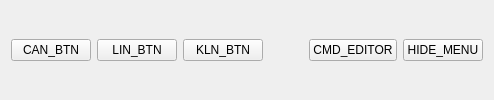
         <widget class="QWidget" name="actionMenu" native="true">
          <layout class="QHBoxLayout" name="horizontalLayout_17">
           <item>
            <widget class="QPushButton" name="btnBusCan">
             <property name="sizePolicy">
              <sizepolicy hsizetype="Preferred" vsizetype="Fixed">
               <horstretch>0</horstretch>
               <verstretch>0</verstretch>
              </sizepolicy>
             </property>
             <property name="cursor">
              <cursorShape>PointingHandCursor</cursorShape>
             </property>
             <property name="text">
              <string>CAN_BTN</string>
             </property>
             <property name="icon">
              <iconset>
               <normaloff>static/icons16/application-terminal.png</normaloff>static/icons16/application-terminal.png</iconset>
             </property>
            </widget>
           </item>
           <item>
            <widget class="QPushButton" name="btnBusLin">
             <property name="sizePolicy">
              <sizepolicy hsizetype="Preferred" vsizetype="Fixed">
               <horstretch>0</horstretch>
               <verstretch>0</verstretch>
              </sizepolicy>
             </property>
             <property name="cursor">
              <cursorShape>PointingHandCursor</cursorShape>
             </property>
             <property name="text">
              <string>LIN_BTN</string>
             </property>
            </widget>
           </item>
           <item>
            <widget class="QPushButton" name="btnBusKln">
             <property name="sizePolicy">
              <sizepolicy hsizetype="Preferred" vsizetype="Fixed">
               <horstretch>0</horstretch>
               <verstretch>0</verstretch>
              </sizepolicy>
             </property>
             <property name="cursor">
              <cursorShape>PointingHandCursor</cursorShape>
             </property>
             <property name="text">
              <string>KLN_BTN</string>
             </property>
            </widget>
           </item>
           <item>
            <spacer name="horizontalSpacer_12">
             <property name="orientation">
              <enum>Qt::Horizontal</enum>
             </property>
             <property name="sizeHint" stdset="0">
              <size>
               <width>40</width>
               <height>20</height>
              </size>
             </property>
            </spacer>
           </item>
           <item>
            <widget class="QPushButton" name="btnCmdEditor">
             <property name="cursor">
              <cursorShape>PointingHandCursor</cursorShape>
             </property>
             <property name="toolTip">
              <string>CMD_EDITOR_TOOLTIP</string>
             </property>
             <property name="text">
              <string>CMD_EDITOR</string>
             </property>
             <property name="cssClass" stdset="0">
              <string>btn-primary</string>
             </property>
            </widget>
           </item>
           <item>
            <widget class="QPushButton" name="btnShowRightMenu">
             <property name="toolTip">
              <string>HIDE_MENU_TOOLTIP</string>
             </property>
             <property name="text">
              <string>HIDE_MENU</string>
             </property>
            </widget>
           </item>
          </layout>
         </widget>
